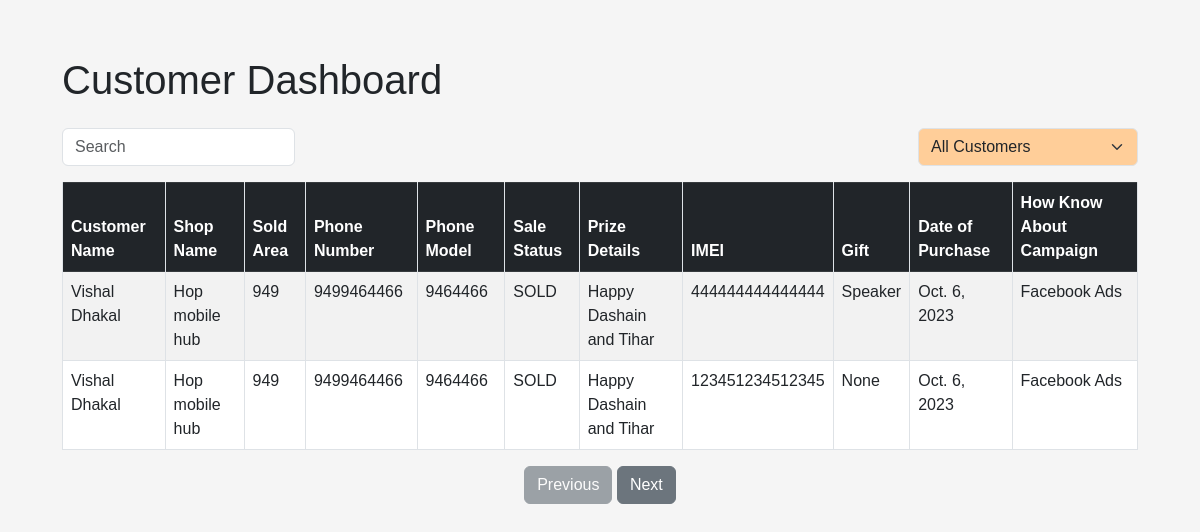
The app's page /customer-dashboard/ with its own data.
### gifts/models.py (models this page shows, shortened)
class Customer(models.Model):
    CAMPAIGN_CHOICES = [
        ("Facebook Ads", "Facebook Ads"),
        ("Reatil Shop", "Reatil Shop"),
        ("Google Ads", "Google Ads"),
        ("Others", "Others"),
    ]
    customer_name = models.CharField(max_length=400)
    shop_name = models.TextField()
    sold_area = models.CharField(max_length=800)
    phone_number = models.CharField(max_length=400)
    phone_model = models.CharField(max_length=400)
    sale_status = models.CharField(max_length=400, default="SOLD")
    prize_details = models.CharField(
        max_length=900, default="Happy Dashain and Tihar")
    gift = models.ForeignKey(Gift, on_delete=models.CASCADE, null=True)
    imei = models.CharField(max_length=400)
    date_of_purchase = models.DateField(auto_now_add=True, auto_now=False)
    how_know_about_campaign = models.CharField(
        max_length=800, choices=CAMPAIGN_CHOICES)
    recharge_card = models.ForeignKey(RechargeCard, on_delete=models.CASCADE,null=True,related_name="recharge_card")
    ntc_recharge_card = models.BooleanField(default=False)
    amount_of_card = models.IntegerField(default=50)
    profession =  models.CharField(max_length=400, default="None")
    class Meta:
        ordering = ("-date_of_purchase",)

class Gift(models.Model):
    name = models.CharField(max_length=400)
    image_url = models.FileField()
    def __str__(self):
        return self.name

### gifts/views.py (the view)
# urls.py: path('customer-dashboard/', customer_dashboard, name='customer_dashboard'),
def customer_dashboard(request):
    customers = Customer.objects.all()
    customers_with_gifts = Customer.objects.filter(gift__isnull=False)
    customers_without_gifts = Customer.objects.filter(gift__isnull=True)
    context = {
        'customers': customers,
        'customers_with_gifts': customers_with_gifts,
        'customers_without_gifts': customers_without_gifts,
    }
    return render(request, 'customer_dashboard.html', context)

### gifts/templates/customer_dashboard.html (shortened to what this page needs)
{% load static %}
<!DOCTYPE html>
<html lang="en">
<head>
    <link rel="stylesheet" href="https://cdn.jsdelivr.net/npm/bootstrap@5.3.0/dist/css/bootstrap.min.css">
    <link rel="stylesheet" href="{% static 'dashboard.css' %}">
</head>
<body>
    <div class="container mt-4">
        <h1 class="mb-4">Customer Dashboard</h1>
        <div class="d-flex justify-content-between align-items-center mb-3">
            <div class="form-group mb-0">
                <input type="text" id="searchInput" class="form-control" placeholder="Search">
            </div>
            <div class="form-group mb-0">
                <select class="form-select filterSelect" id="giftFilter" style="background-color:#ffce99;">
                    <option value="">All Customers</option>
                </select>
            </div>
        </div>
        <table class="table table-striped table-bordered">
            <thead class="table-dark">
                <tr>
                    <th>Customer Name</th>
                    <th>Shop Name</th>
                    <th>Sold Area</th>
                    <th>Phone Number</th>
                    <th>Phone Model</th>
                    <th>Sale Status</th>
                    <th>Prize Details</th>
                    <th>IMEI</th>
                    <th>Gift</th>
                    <th>Date of Purchase</th>
                    <th>How Know About Campaign</th>
                </tr>
            </thead>
            <tbody>
                {% for customer in customers %}
                <tr
                    class="customer-row {% if customer.gift %}customers-with-gift{% else %}customers-no-gift{% endif %}">
                    <td>{{ customer.customer_name }}</td>
                    <td>{{ customer.shop_name }}</td>
                    <td>{{ customer.sold_area }}</td>
                    <td>{{ customer.phone_number }}</td>
                    <td>{{ customer.phone_model }}</td>
                    <td>{{ customer.sale_status }}</td>
                    <td>{{ customer.prize_details }}</td>
                    <td>{{ customer.imei }}</td>
                    <td>{{ customer.gift }}</td>
                    <td>{{ customer.date_of_purchase }}</td>
                    <td>{{ customer.how_know_about_campaign }}</td>
                </tr>
                {% endfor %}
            </tbody>
        </table>
        <div class="text-center">
            <button class="btn btn-secondary mr-2" id="prevBtn">Previous</button>
            <button class="btn btn-secondary" id="nextBtn">Next</button>
        </div>
    </div>
</body>
</html>

### static/dashboard.css (style rules this page uses)
body { font-family: Arial, sans-serif; background-color: #f5f5f5; }
.container { padding: 2rem; }
table { width: 100%; border-collapse: collapse; margin-bottom: 2rem; }
th, td { padding: 0.75rem; border: 1px solid #dee2e6; }
th { background-color: #f8f9fa; font-weight: bold; }
tr:nth-child(even) { background-color: #f2f2f2; }
.text-center { text-align: center; margin-top: 1rem; }

### records on screen
Customer: customer_name "Vishal Dhakal", shop_name "Hop mobile hub", sold_area "949", phone_number "9499464466", phone_model "9464466", sale_status "SOLD", prize_details "Happy Dashain and Tihar", imei "444444444444444", gift "Speaker", date_of_purchase "Oct. 6, 2023", how_know_about_campaign "Facebook Ads"
Customer: customer_name "Vishal Dhakal", shop_name "Hop mobile hub", sold_area "949", phone_number "9499464466", phone_model "9464466", sale_status "SOLD", prize_details "Happy Dashain and Tihar", imei "123451234512345", gift "None", date_of_purchase "Oct. 6, 2023", how_know_about_campaign "Facebook Ads"
